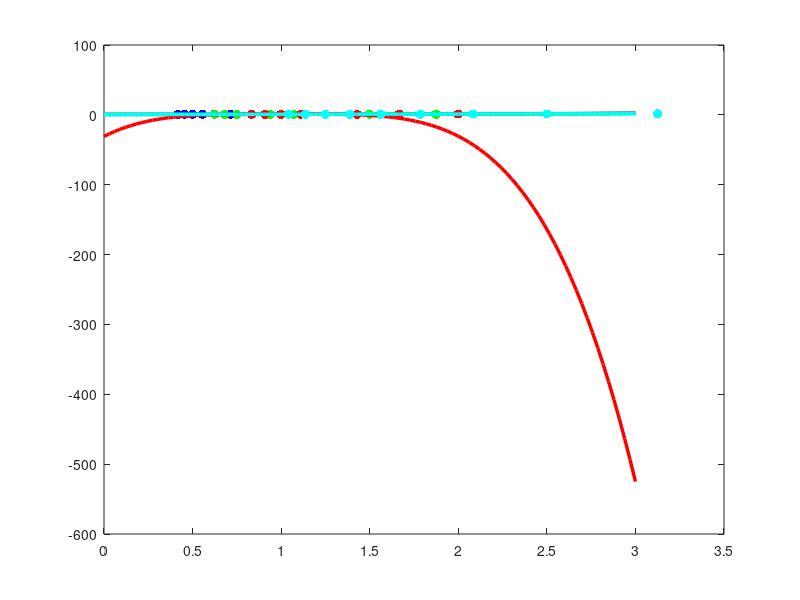

Recreate this plot in MATLAB.
clc
clearvars
D=importdata("mg_Vol_y_M1_E0_M2_V1.dat")
NumVol=4
NumY=9
NumMasses=5

CurrMass=1
Obs=4
deg=4

Fitpoints=[5:9]

D2=zeros(NumVol,NumY,NumMasses);
Y=zeros(NumVol,NumY);
indices=[1:1:NumY];

Colors=[[0 0 1]; [0 1 0]; [1 0 0]; [0 1 1]]

Vols=[10, 15, 20, 25];
N=[8:2:24];
x=linspace(0,3)


for i=[1:NumVol]
    D2(i,indices,CurrMass)=D(((CurrMass-1)*NumY*NumVol+(i-1)*NumY)+indices,Obs);
    Y(i,:)=Vols(i)./N;
    
    p=polyfit(Y(i,Fitpoints),D2(i,Fitpoints,CurrMass), deg);
    plot(x, polyval(p,x), "-", "LineWidth", 2.5, "Color", Colors(i,:))
    hold on
    p(deg+1)
    plot(Y(i,:),D2(i,:,CurrMass), ".", "MarkerSize", 20, "Color", Colors(i,:))
end
hold off
%ylim([0 12])


